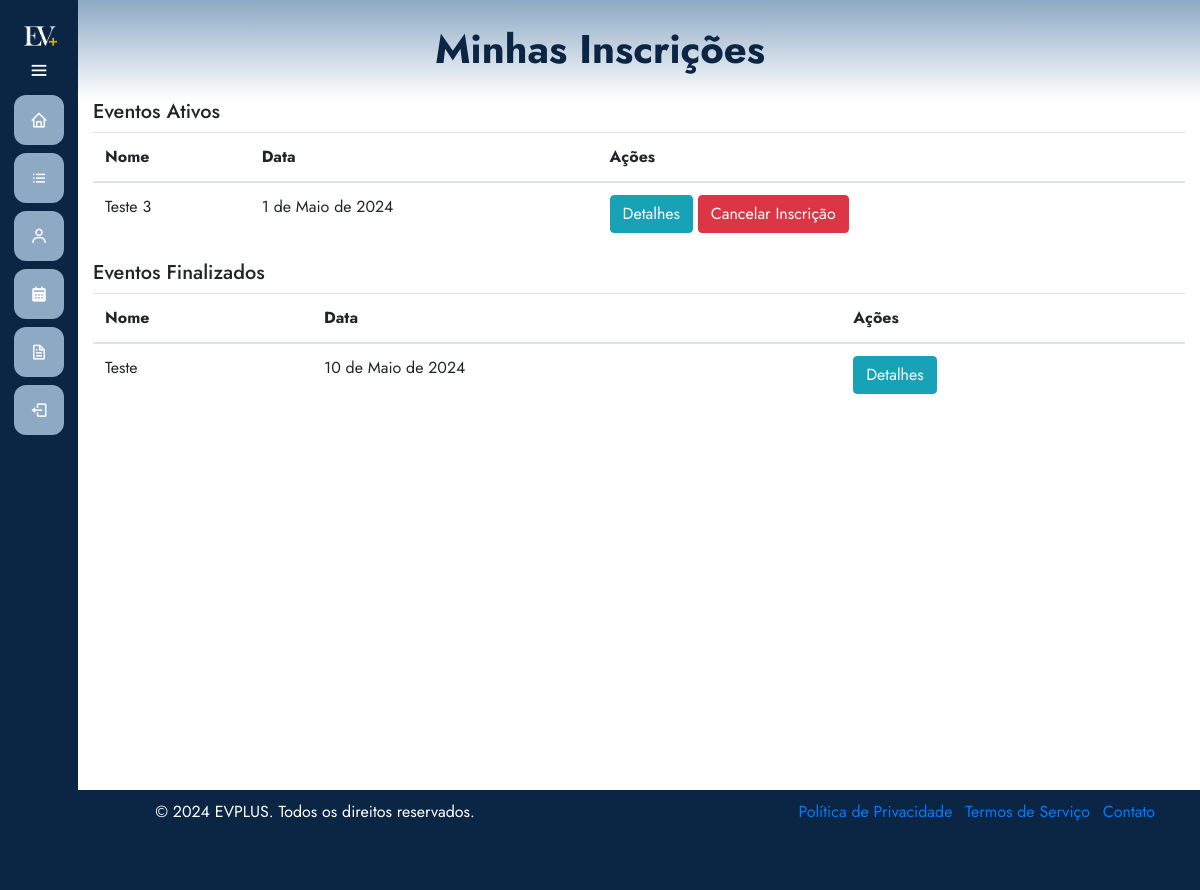
The page /eventos/minhasinscricoes/ (signed in) on the database as committed earlier.
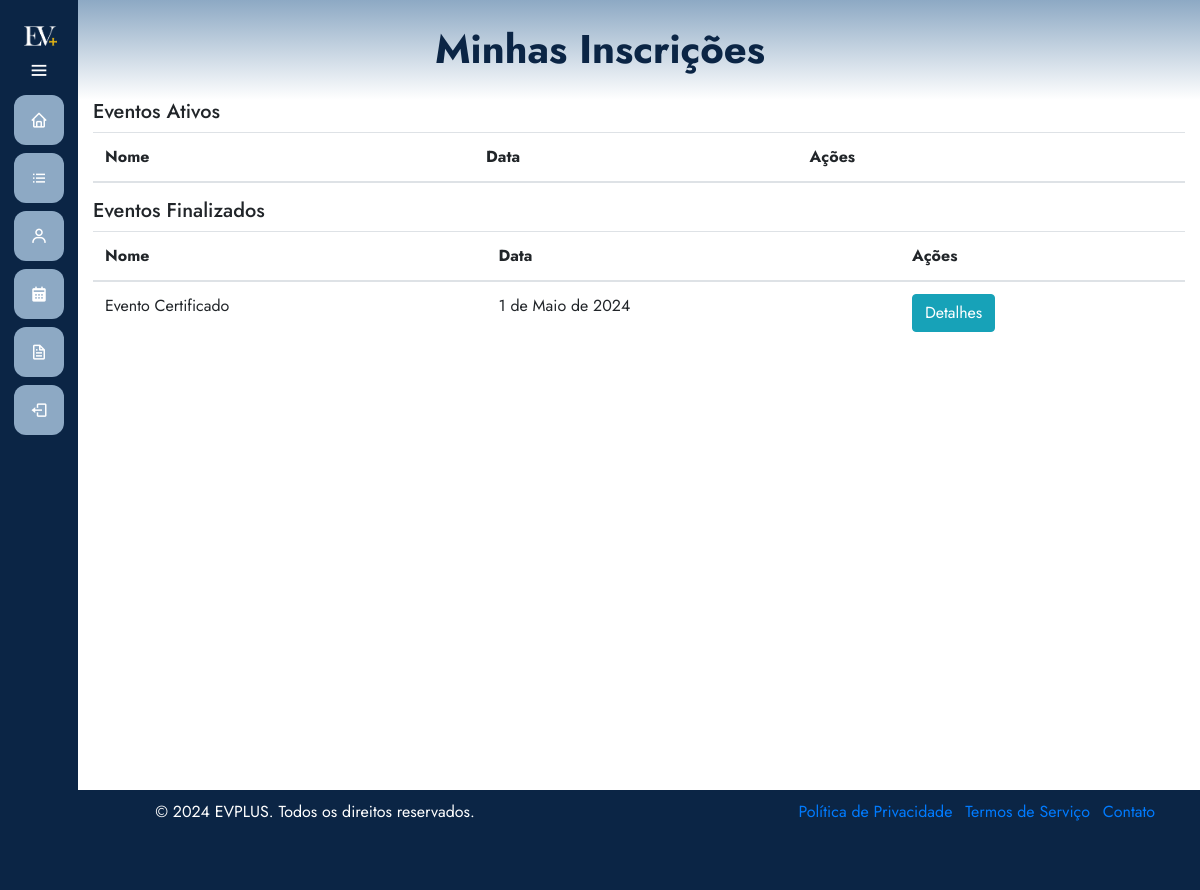
The same page on the database as committed later.
### eventos/models.py (models this page shows, shortened)
class Evento(models.Model):
    user = models.ForeignKey(User, on_delete=models.CASCADE)
    clients = models.ManyToManyField(User, through='Inscricao', related_name='eventos')
    name = models.CharField(max_length=100)
    description = models.TextField()
    local = models.CharField(max_length=100)
    date = models.DateField()
    time = models.TimeField()
    category = models.CharField(max_length=100)
    banner = models.ImageField(null=True, blank=True, upload_to='images/')
    limite_inscricoes = models.PositiveIntegerField(null=True, blank=True, verbose_name="Limite de Inscrições")
    finalizado = models.BooleanField(default=False)
    certificado = models.FileField(upload_to='certificados/', null=True, blank=True)

### eventos/views.py (the view)
# urls.py: path('minhasinscricoes/', views.listarEventosInscritos, name='minhasinscricoes'),
@login_required
@permission_required('eventos.view_evento', raise_exception=True)
def listarEventosInscritos(request):
    exibir_sidebar = True
    eventos = Evento.objects.filter(clients=request.user, finalizado=False)
    finalizarEvento = Evento.objects.filter(clients=request.user, finalizado=True)
    return render(request, 'minhasInscricoes.html', {'eventos': eventos, 'finalizarEvento': finalizarEvento, 'exibir_sidebar': exibir_sidebar})

### eventos/templates/minhasInscricoes.html (shortened to what this page needs)
{% extends 'base.html' %}
{% load static %}
{% block 'head' %}
    <link rel="stylesheet" href="{% static 'eventos/css/meuseventos.css' %}">
{% endblock %}
{% block 'dashboard' %}
    <div class="container">
        <div class="row">
            <div class="col-md-12">
                <h5>Eventos Ativos</h5>
                <table class="table">
                    <thead>
                        <tr>
                            <th>Nome</th>
                            <th>Data</th>
                            <th>Ações</th>
                        </tr>
                    </thead>
                    <tbody>
                        {% for evento in eventos %}
                            <tr>
                                <td>{{ evento.name }}</td>
                                <td>{{ evento.date }}</td>
                                <td>
                                    <a href="{% url 'eventos:detalhes_evento' evento.id %}" class="btn btn-info">Detalhes</a>
                                    {% if perms.eventos.view_evento %}
                                        {% if request.user not in evento.clients.all %}
                                            <a href="{% url 'eventos:inscricao_evento' evento.id %}" class="btn btn-success">Inscrever-se</a>
                                        {% else %}
                                            <a href="#" onclick="confirmarCancelar('{{ evento.id }}')" class="btn btn-danger">Cancelar Inscrição</a>
                                        {% endif %}
                                    {% endif %}
                                </td>
                            </tr>
                        {% endfor %}
                    </tbody>
                </table>
                <h5>Eventos Finalizados</h5>
                <table class="table">
                    <thead>
                        <tr>
                            <th>Nome</th>
                            <th>Data</th>
                            <th>Ações</th>
                        </tr>
                    </thead>
                    <tbody>
                        {% for evento in finalizarEvento %}
                            <tr>
                                <td>{{ evento.name }}</td>
                                <td>{{ evento.date }}</td>
                                <td>
                                    <a href="{% url 'eventos:detalhes_evento' evento.id %}" class="btn btn-info">Detalhes</a>
                                </td>
                            </tr>
                        {% endfor %}
                    </tbody>
                </table>
            </div>
        </div>
    </div>
{% endblock %}

Rows that differ between the two databases and show on the page:
removed Evento: name "Teste 3", date "1 de Maio de 2024", shown under "Eventos Ativos"
removed Evento: name "Teste", date "10 de Maio de 2024", shown under "Eventos Finalizados"
added Evento: name "Evento Certificado", date "1 de Maio de 2024", shown under "Eventos Finalizados"
